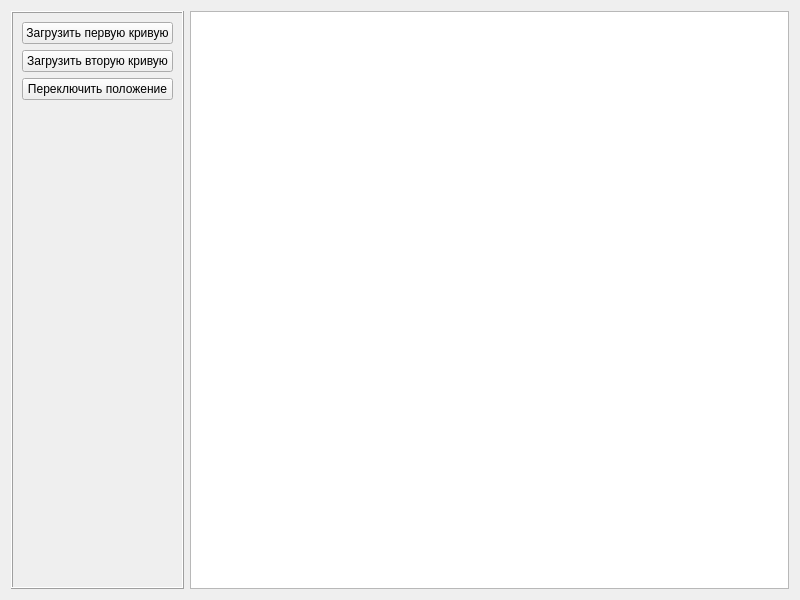
<?xml version="1.0" encoding="UTF-8"?>
<ui version="4.0">
 <class>TestCharts</class>
 <widget class="QWidget" name="TestCharts">
  <property name="geometry">
   <rect>
    <x>0</x>
    <y>0</y>
    <width>800</width>
    <height>600</height>
   </rect>
  </property>
  <property name="windowTitle">
   <string>TestCharts</string>
  </property>
  <layout class="QGridLayout" name="gridLayout_2">
   <item row="0" column="0">
    <widget class="QFrame" name="frame">
     <property name="frameShape">
      <enum>QFrame::Box</enum>
     </property>
     <property name="frameShadow">
      <enum>QFrame::Raised</enum>
     </property>
     <layout class="QGridLayout" name="gridLayout">
      <item row="1" column="0">
       <widget class="QPushButton" name="pbLoadSecondCurve">
        <property name="text">
         <string>Загрузить вторую кривую</string>
        </property>
       </widget>
      </item>
      <item row="0" column="0">
       <widget class="QPushButton" name="pbLoadFirstCurve">
        <property name="text">
         <string>Загрузить первую кривую</string>
        </property>
       </widget>
      </item>
      <item row="2" column="0">
       <widget class="QPushButton" name="pbSwitchPosition">
        <property name="text">
         <string>Переключить положение</string>
        </property>
       </widget>
      </item>
      <item row="3" column="0">
       <spacer name="verticalSpacer">
        <property name="orientation">
         <enum>Qt::Vertical</enum>
        </property>
        <property name="sizeHint" stdset="0">
         <size>
          <width>20</width>
          <height>40</height>
         </size>
        </property>
       </spacer>
      </item>
     </layout>
    </widget>
   </item>
   <item row="0" column="1">
    <widget class="QChartView" name="chartView"/>
   </item>
  </layout>
 </widget>
 <customwidgets>
  <customwidget>
   <class>QChartView</class>
   <extends>QGraphicsView</extends>
   <header>QtCharts</header>
  </customwidget>
 </customwidgets>
 <resources/>
 <connections/>
</ui>
